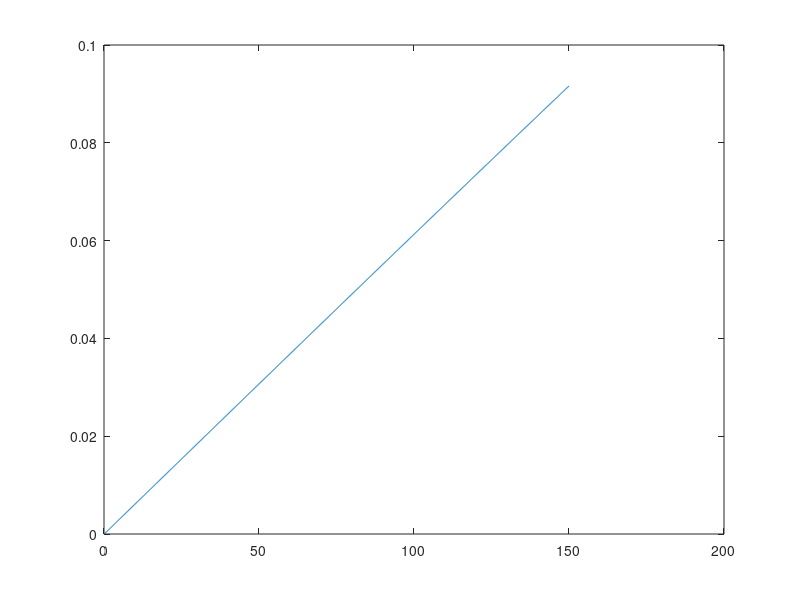

Write MATLAB code to recreate this figure.
clc;
clearvars;
close all


d = 4; %dimension of the annihilation and creation operator
J = 1;
W = rand(1,2);
X = 0.5;
K = 1;
P = 0.2; %Incohernet pumping
wc = 0;
wl = 10;
swtich_H_I = 1;

dt = 0.1;
T = 0:dt:150;

Inten = 1;
E = linspace(0,Inten, length(T));

a = diag(sqrt(1:d-1),1); %annihilation operator
I_a = eye(d);


%Thermal state
nth = 0.5;
Rho_th = 0;


for i=0:d-1
    Rho_th = Rho_th+(nth^i/(1+nth)^(i+1))*I_a(:,i+1)*I_a(:,i+1)';
end




rho = Rho_th;
%%
tau = 20;
for t=1:length(T)


    full(t) = trace(rho*a);


    K1 = -1i*(wc - wl)*(a'*a*rho - rho*a'*a) - 1i*X*(a'*a'*a*a*rho - rho*a'*a'*a*a) ...
         + (E(t)*a' - E(t)*a)*rho - rho*(E(t)*a' - E(t)*a) ...
         + K*(2*a*rho*a' - rho*a'*a - a'*a*rho + 2*nth*(a*rho*a' - rho*a*a' - a'*a*rho + a'*rho*a));

    rho1 = rho + 0.5*dt*K1;

    K2 = -1i*(wc - wl)*(a'*a*rho1 - rho1*a'*a) - 1i*X*(a'*a'*a*a*rho1 - rho1*a'*a'*a*a) ...
         + (E(t)*a' - E(t)*a)*rho1 - rho1*(E(t)*a' - E(t)*a) ...
         + K*(2*a*rho1*a' - rho1*a'*a - a'*a*rho1 + 2*nth*(a*rho1*a' - rho1*a*a' - a'*a*rho1 + a'*rho1*a));

    rho2 = rho + 0.5*dt*K2;
    
    K3 = -1i*(wc - wl)*(a'*a*rho2 - rho2*a'*a) - 1i*X*(a'*a'*a*a*rho2 - rho2*a'*a'*a*a) ...
         + (E(t)*a' - E(t)*a)*rho2 - rho2*(E(t)*a' - E(t)*a) ...
         + K*(2*a*rho2*a' - rho2*a'*a - a'*a*rho2 + 2*nth*(a*rho2*a' - rho2*a*a' - a'*a*rho2 + a'*rho2*a));

    rho3 = rho + dt*K3;

    K4 = -1i*(wc - wl)*(a'*a*rho3 - rho3*a'*a) - 1i*X*(a'*a'*a*a*rho3 - rho3*a'*a'*a*a) ...
         + (E(t)*a' - E(t)*a)*rho3 - rho3*(E(t)*a' - E(t)*a) ...
         + K*(2*a*rho3*a' - rho3*a'*a - a'*a*rho3 + 2*nth*(a*rho3*a' - rho3*a*a' - a'*a*rho3 + a'*rho3*a));

    rho = rho + 1/6*dt*(K1+2*K2+2*K3+K4);
end


figure()
plot(T,abs(full))
% hold on
% % plot(T,abs(n2))
% 
% figure()
% plot(T,abs(n_a))